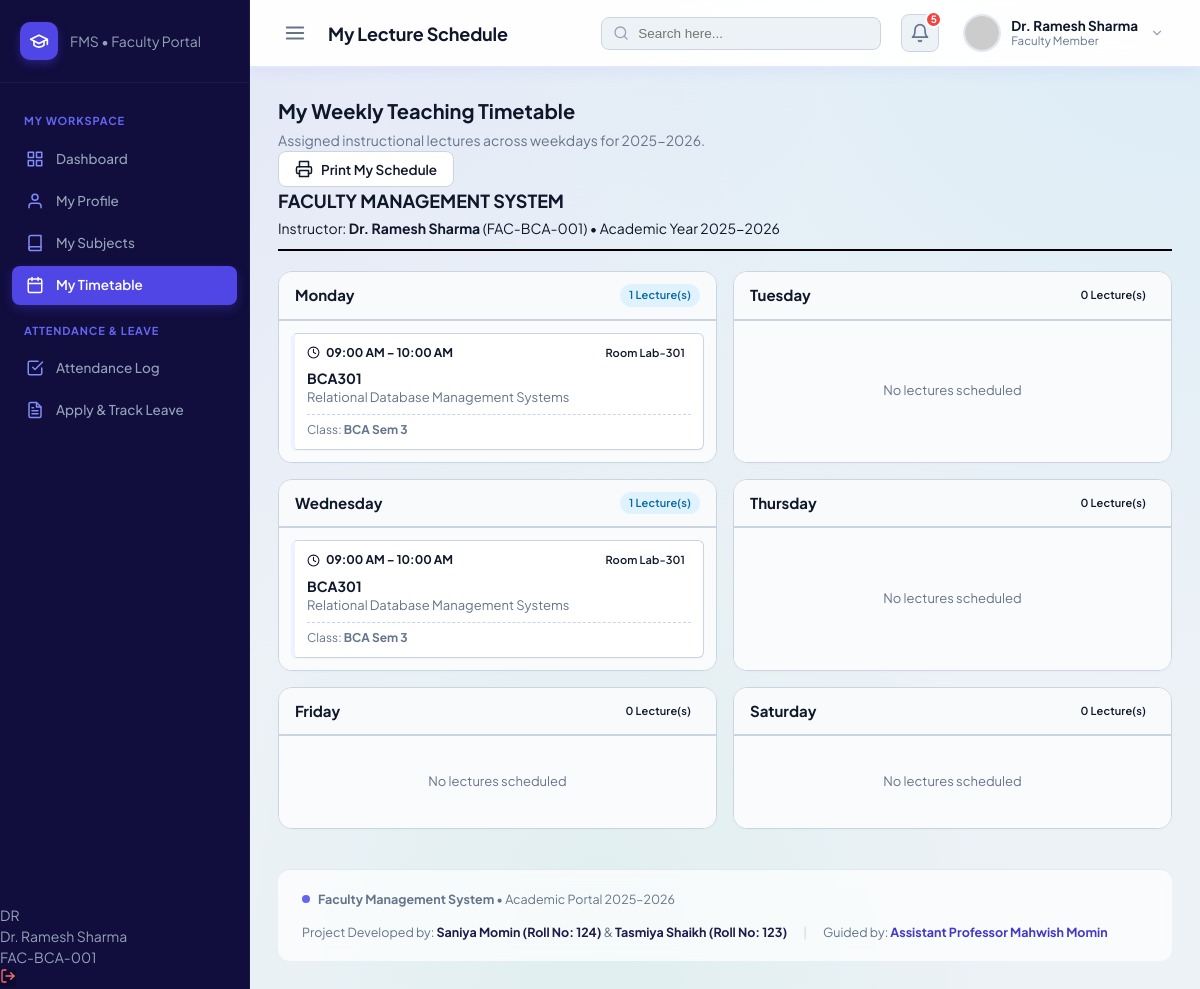
/fms/faculty/timetable.php (signed in), run on the app's committed database.
### tables this page shows
CREATE TABLE `timetable` (
  `id` INT AUTO_INCREMENT PRIMARY KEY,
  `faculty_id` INT NOT NULL,
  `subject_id` INT NOT NULL,
  `department_id` INT NOT NULL,
  `day_of_week` ENUM('Monday', 'Tuesday', 'Wednesday', 'Thursday', 'Friday', 'Saturday') NOT NULL,
  `start_time` TIME NOT NULL,
  `end_time` TIME NOT NULL,
  `room_number` VARCHAR(30) NOT NULL,
  `semester` INT NOT NULL,
  `created_at` TIMESTAMP DEFAULT CURRENT_TIMESTAMP,
  UNIQUE KEY `unique_room_day_slot` (`room_number`, `day_of_week`, `start_time`),
  UNIQUE KEY `unique_faculty_day_slot` (`faculty_id`, `day_of_week`, `start_time`),
  INDEX `idx_timetable_day` (`day_of_week`),
  CONSTRAINT `fk_tt_faculty` FOREIGN KEY (`faculty_id`) 
    REFERENCES `faculty` (`id`) ON DELETE CASCADE ON UPDATE CASCADE,
  CONSTRAINT `fk_tt_subject` FOREIGN KEY (`subject_id`) 
    REFERENCES `subjects` (`id`) ON DELETE CASCADE ON UPDATE CASCADE,
  CONSTRAINT `fk_tt_department` FOREIGN KEY (`department_id`) 
    REFERENCES `departments` (`id`) ON DELETE CASCADE ON UPDATE CASCADE
);

CREATE TABLE `subjects` (
  `id` INT AUTO_INCREMENT PRIMARY KEY,
  `subject_code` VARCHAR(20) NOT NULL UNIQUE,
  `subject_name` VARCHAR(100) NOT NULL,
  `department_id` INT NOT NULL,
  `semester` INT NOT NULL,
  `credits` INT NOT NULL DEFAULT 4,
  `created_at` TIMESTAMP DEFAULT CURRENT_TIMESTAMP,
  INDEX `idx_subjects_dept` (`department_id`),
  INDEX `idx_subjects_semester` (`semester`),
  CONSTRAINT `fk_subjects_department` FOREIGN KEY (`department_id`) 
    REFERENCES `departments` (`id`) ON DELETE CASCADE ON UPDATE CASCADE
);

CREATE TABLE `departments` (
  `id` INT AUTO_INCREMENT PRIMARY KEY,
  `dept_code` VARCHAR(10) NOT NULL UNIQUE,
  `dept_name` VARCHAR(100) NOT NULL,
  `description` VARCHAR(255) DEFAULT NULL,
  `created_at` TIMESTAMP DEFAULT CURRENT_TIMESTAMP
);

### fms/includes/functions.php (called while the page is built, shortened)
<?php
function escape($string) {
    return htmlspecialchars((string)($string ?? ''), ENT_QUOTES, 'UTF-8');
}

### fms/faculty/timetable.php (the view, shortened to what this page needs)
<?php
$db = getDB();
$facultyId = (int)$_SESSION['faculty_id'];
$daysOfWeek = ['Monday', 'Tuesday', 'Wednesday', 'Thursday', 'Friday', 'Saturday'];
$slots = [];
try {
    $sql = "
        SELECT t.*,
               s.subject_code, s.subject_name, s.credits,
               d.dept_code, d.dept_name
        FROM timetable t
        JOIN subjects s ON t.subject_id = s.id
        JOIN departments d ON t.department_id = d.id
        WHERE t.faculty_id = :fac_id
        ORDER BY t.start_time ASC
    ";
    $stmt = $db->prepare($sql);
    $stmt->execute([':fac_id' => $facultyId]);
    $slots = $stmt->fetchAll();
} catch (Exception $e) {
    error_log("Faculty Timetable Error: " . $e->getMessage());
}
$daySlots = [];
foreach ($daysOfWeek as $day) {
    $daySlots[$day] = [];
}
foreach ($slots as $slot) {
    if (isset($daySlots[$slot['day_of_week']])) {
        $daySlots[$slot['day_of_week']][] = $slot;
    }
}
include __DIR__ . '/../includes/header.php';
?>
<div class="content-header">
    <div>
        <h2 style="font-size: 20px; font-weight: 700; color: var(--text); margin: 0 0 4px;">My Weekly Teaching Timetable</h2>
        <p style="color: var(--text-muted); font-size: 14px; margin: 0;">Assigned instructional lectures across weekdays for <?php echo escape(ACADEMIC_YEAR); ?>.</p>
    </div>
    <div class="no-print">
        <button type="button" class="btn btn-secondary" onclick="window.print();">
            <svg width="18" height="18" viewBox="0 0 24 24" fill="none" stroke="currentColor" stroke-width="2" stroke-linecap="round" stroke-linejoin="round">
                <polyline points="6 9 6 2 18 2 18 9"/>
                <path d="M6 18H4a2 2 0 0 1-2-2v-5a2 2 0 0 1 2-2h16a2 2 0 0 1 2 2v5a2 2 0 0 1-2 2h-2"/>
                <rect x="6" y="14" width="12" height="8"/>
            </svg>
            Print My Schedule
        </button>
    </div>
</div>
<div class="print-only" style="margin-bottom: 20px; border-bottom: 2px solid #000; padding-bottom: 10px;">
    <h2 style="margin: 0; font-size: 18px; text-transform: uppercase;"><?php echo escape(APP_NAME); ?></h2>
    <div style="font-size: 14px; margin-top: 4px;">
        Instructor: <strong><?php echo escape($_SESSION['full_name']); ?></strong> (<?php echo escape($_SESSION['emp_id']); ?>) &bull; Academic Year <?php echo escape(ACADEMIC_YEAR); ?>
    </div>
</div>
<div style="display: grid; grid-template-columns: repeat(auto-fit, minmax(320px, 1fr)); gap: 16px;">
    <?php foreach ($daysOfWeek as $day): ?>
        <div class="card" style="display: flex; flex-direction: column;">
            <div class="card-header" style="background: #F8FAFC; padding: 12px 16px; border-bottom: 2px solid var(--border);">
                <div style="display: flex; align-items: center; justify-content: space-between; width: 100%;">
                    <div style="font-weight: 700; color: var(--text); font-size: 15px;">
                        <?php echo $day; ?>
                    </div>
                    <span class="badge <?php echo !empty($daySlots[$day]) ? 'badge-info' : ''; ?>" style="font-size: 11px;">
                        <?php echo count($daySlots[$day]); ?> Lecture(s)
                    </span>
                </div>
            </div>
            <div class="card-body" style="padding: 12px; flex: 1; display: flex; flex-direction: column; gap: 10px; background: #FAFBFD;">
                <?php if (empty($daySlots[$day])): ?>
                    <div style="text-align: center; color: var(--text-muted); font-size: 13px; padding: 24px 0; margin: auto;">
                        No lectures scheduled
                    </div>
                <?php else: ?>
                    <?php foreach ($daySlots[$day] as $slot): ?>
                        <div style="background: var(--surface); border: 1px solid var(--border); border-left: 4px solid var(--primary-light); border-radius: 6px; padding: 10px 12px; box-shadow: 0 1px 2px rgba(0,0,0,0.03);">
                            <div style="display: flex; justify-content: space-between; align-items: flex-start; gap: 8px;">
                                <div style="display: inline-flex; align-items: center; gap: 6px; font-weight: 700; font-size: 12px; color: var(--primary-dark);">
                                    <svg width="13" height="13" viewBox="0 0 24 24" fill="none" stroke="currentColor" stroke-width="2" stroke-linecap="round" stroke-linejoin="round">
                                        <circle cx="12" cy="12" r="10"/>
                                        <polyline points="12 6 12 12 16 14"/>
                                    </svg>
                                    <?php echo date('h:i A', strtotime($slot['start_time'])); ?> &ndash; <?php echo date('h:i A', strtotime($slot['end_time'])); ?>
                                </div>
                                <span class="badge badge-warning" style="font-size: 11px; padding: 1px 6px;">
                                    Room <?php echo escape($slot['room_number']); ?>
                                </span>
                            </div>
                            <div style="margin-top: 6px;">
                                <div style="font-weight: 700; color: var(--text); font-size: 14px;">
                                    <?php echo escape($slot['subject_code']); ?>
                                </div>
                                <div style="font-size: 13px; color: var(--text-muted); line-height: 1.3;">
                                    <?php echo escape($slot['subject_name']); ?>
                                </div>
                            </div>
                            <div style="margin-top: 8px; padding-top: 6px; border-top: 1px dashed var(--border); font-size: 12px; color: var(--text-muted);">
                                Class: <strong style="color: var(--text);"><?php echo escape($slot['dept_code']); ?> Sem <?php echo (int)$slot['semester']; ?></strong>
                            </div>
                        </div>
                    <?php endforeach; ?>
                <?php endif; ?>
            </div>
        </div>
    <?php endforeach; ?>
</div>
<?php include __DIR__ . '/../includes/footer.php'; ?>

### fms/assets/css/style.css (style rules this page uses)
:root { --primary: #4F46E5; --primary-hover: #4338CA; --primary-light: #EEF2FF; --sidebar-bg: #110D3D; --sidebar-hover: rgba(255, 255, 255, 0.07); --sidebar-active: #4F46E5; --sidebar-text: #94A3B8; --sidebar-text-active: #FFFFFF; --sidebar-header: #6366F1; --bg-main: #EDF2F7; --surface: #FFFFFF; --surface-subtle: #E2E8F0; --text-main: #0F172A; --text-muted: #64748B; --text-light: #94A3B8; --border: #CBD5E1; --border-light: #E2E8F0; --success: #10B981; --success-bg: #DCFCE7; --success-text: #15803D; --warning: #F59E0B; --warning-bg: #FEF3C7; --warning-text: #B45309; --danger: #EF4444; --danger-bg: #FEE2E2; --danger-text: #B91C1C; --info: #0284C7; --info-bg: #E0F2FE; --info-text: #0369A1; --sidebar-width: 250px; --topbar-height: 68px; --radius-sm: 6px; --radius-md: 10px; --radius-lg: 14px; }
*, *::before, *::after { box-sizing: border-box; margin: 0; padding: 0; }
body { font-family: 'Plus Jakarta Sans', -apple-system, BlinkMacSystemFont, "Segoe UI", Roboto, sans-serif; background-color: #EDF2F7; background-image: radial-gradient(at 0% 0%, rgba(99, 102, 241, 0.09) 0px, transparent 50%), radial-gradient(at 100% 0%, rgba(14, 165, 233, 0.08) 0px, transparent 50%), radial-gradient(at 50% 100%, rgba(16, 185, 129, 0.06) 0px, transparent 50%); background-attachment: fixed; color: var(--text-main); font-size: 14px; line-height: 1.5; -webkit-font-smoothing: antialiased; }
.badge { display: inline-flex; align-items: center; padding: 3px 9px; border-radius: 9999px; font-size: 11.5px; font-weight: 600; letter-spacing: 0.01em; white-space: nowrap; }
.badge-info { background: var(--info-bg); color: var(--info-text); }
.card { background: #FFFFFF; border: 1px solid var(--border); border-radius: var(--radius-lg); box-shadow: 0 1px 3px rgba(0, 0, 0, 0.02); overflow: hidden; }
.card-header { padding: 18px 24px; border-bottom: 1px solid var(--border); display: flex; align-items: center; justify-content: space-between; flex-wrap: wrap; gap: 12px; }
.card-body { padding: 24px; }
.btn { display: inline-flex; align-items: center; justify-content: center; gap: 8px; padding: 8px 16px; border-radius: 8px; font-size: 13.5px; font-weight: 600; cursor: pointer; transition: all 0.15s ease; border: 1px solid transparent; text-decoration: none; font-family: inherit; }
.btn-secondary { background: #FFFFFF; border-color: var(--border); color: var(--text-main); }

### data on the page
timetable: start_time "09:00 AM", end_time "10:00 AM", room_number "Lab-301", subject.subject_code "BCA301", subject.subject_name "Relational Database Management Systems", department.dept_code "BCA", semester "3"
timetable: start_time "09:00 AM", end_time "10:00 AM", room_number "Lab-301", subject.subject_code "BCA301", subject.subject_name "Relational Database Management Systems", department.dept_code "BCA", semester "3"

### other printed values
substr(escape($facName), 0, 2) "DR"
$facName "Dr. Ramesh Sharma"
$facEmpId "FAC-BCA-001"
$pageTitle "My Lecture Schedule"
$currentUser['full_name'] ?: 'Administrator' "Dr. Ramesh Sharma"
ACADEMIC_YEAR "2025-2026"
APP_NAME "FACULTY MANAGEMENT SYSTEM"
$_SESSION['full_name'] "Dr. Ramesh Sharma"
$_SESSION['emp_id'] "FAC-BCA-001"
$day "Monday"
count($daySlots[$day]) "1"
$day "Tuesday"
count($daySlots[$day]) "0"
$day "Wednesday"
$day "Thursday"
